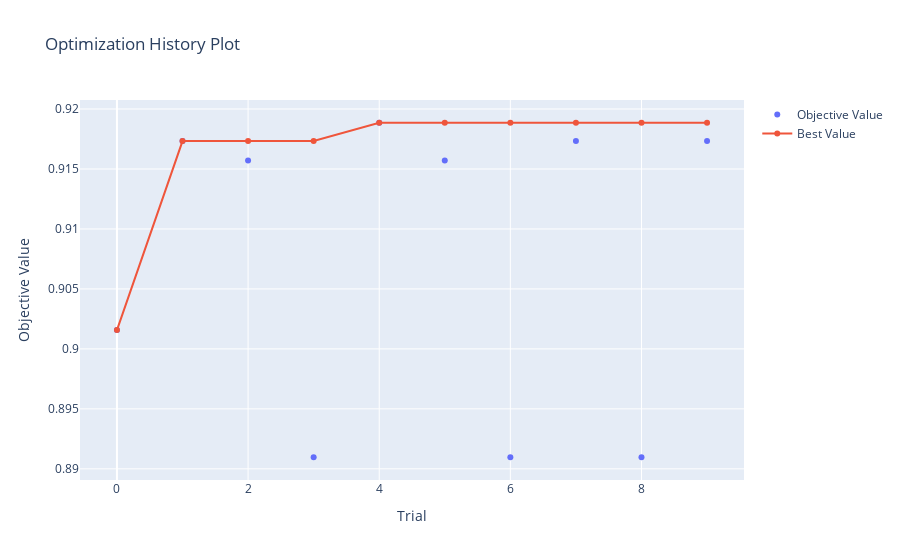

Here is the notebook cell this chart was saved with:
### Markdown cell above
### Visualization of the learning curves of the trials

### Code cell
optuna.visualization.plot_optimization_history(study)

### Figure 1 — Plotly figure (JSON) as saved in the notebook; plotly's stock layout.template omitted (floating-point values rounded to 4 significant figures)
{"data": [{"mode": "markers", "name": "Objective Value", "type": "scatter", "x": [0, 1, 2, 3, 4, 5, 6, 7, 8, 9], "y": [0.9016, 0.9173, 0.9157, 0.891, 0.9189, 0.9157, 0.891, 0.9173, 0.891, 0.9173]}, {"name": "Best Value", "type": "scatter", "x": [0, 1, 2, 3, 4, 5, 6, 7, 8, 9], "y": [0.9016, 0.9173, 0.9173, 0.9173, 0.9189, 0.9189, 0.9189, 0.9189, 0.9189, 0.9189]}], "layout": {"title": {"text": "Optimization History Plot"}, "xaxis": {"title": {"text": "Trial"}}, "yaxis": {"title": {"text": "Objective Value"}}}}
